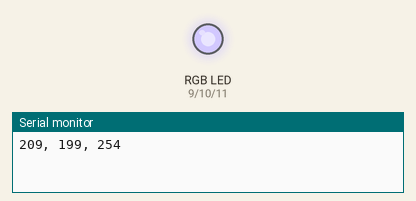
Recording of a sketch running on a simulated Arduino Uno, built with avr-gcc and run on an emulated ATmega328P. Shown: an RGB LED mixed from three pins (HIGH = lit), the last lines printed to the serial monitor. Dim RGB values are drawn brighter than linear; random numbers use the default seed unless the sketch sets one.

Above: at 0.1 s.
At 4.1 s:
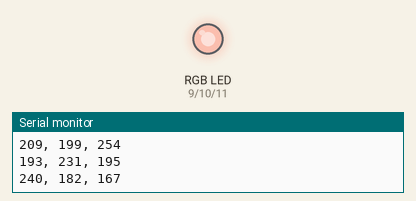
At 8.1 s:
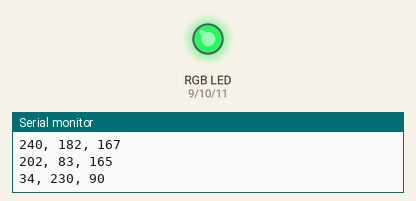
At 18.1 s:
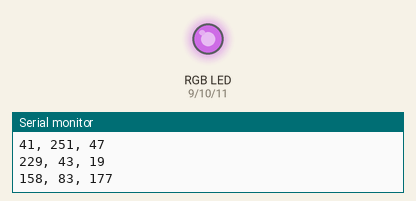
At 28.1 s:
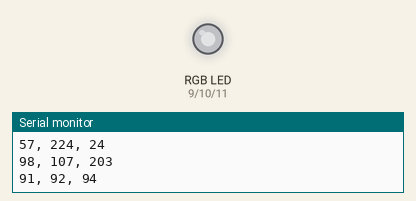
At 38.1 s:
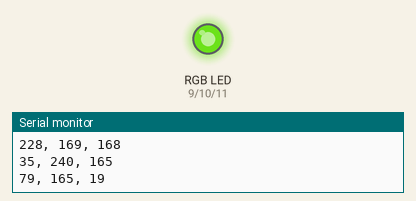
Timing chart, 0 to 39.6 s (numbered marks = the images above):
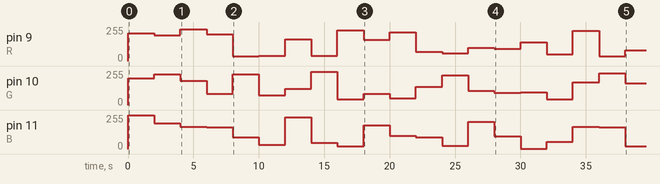

The sketch:

NaturalColorLED.ino
```cpp
#define R 9
#define G 10
#define B 11

byte i;

void setup() {
  Serial.begin(9600);
  randomSeed(analogRead(0));
  for (i=R; i<=B; i++)
    pinMode(i, OUTPUT);
}

void loop() {
  randomRobinColor();
}

void randomRobinColor()
{
  byte Rval, Gval, Bval;
  Rval=random(0,255);
  Gval=random(0,255);
  Bval=random(0,255);
  Serial.print(Rval); Serial.print(", ");
  Serial.print(Gval); Serial.print(", ");
  Serial.print(Bval); Serial.println();
  threeColorLED(Rval, Gval, Bval);
  delay(2000);
}

void roundRobinColor()
{
  threeColorLED(255,0,0);
  delay(500);
  threeColorLED(0,255,0);
  delay(500);
  threeColorLED(0,0,255);
  delay(500);
}

void threeColorLED(byte Rval, byte Gval, byte Bval)
{
  analogWrite(R, Rval);
  analogWrite(G, Gval);
  analogWrite(B, Bval);
}
```

Measured:
- by itself, pin 9 (R): 0/255 → 209/255 at 0.00 s, → 193/255 2.0 s later, → 240/255 2.0 s later, → 202/255 2.0 s later, … (20 changes in this stretch)
- by itself, pin 10 (G): 0/255 → 199/255 at 0.00 s, → 231/255 2.0 s later, → 182/255 2.0 s later, → 83/255 2.0 s later, … (20 changes in this stretch)
- by itself, pin 11 (B): 0/255 → 254/255 at 0.00 s, → 195/255 2.0 s later, → 167/255 2.0 s later, → 165/255 2.0 s later, … (20 changes in this stretch)
